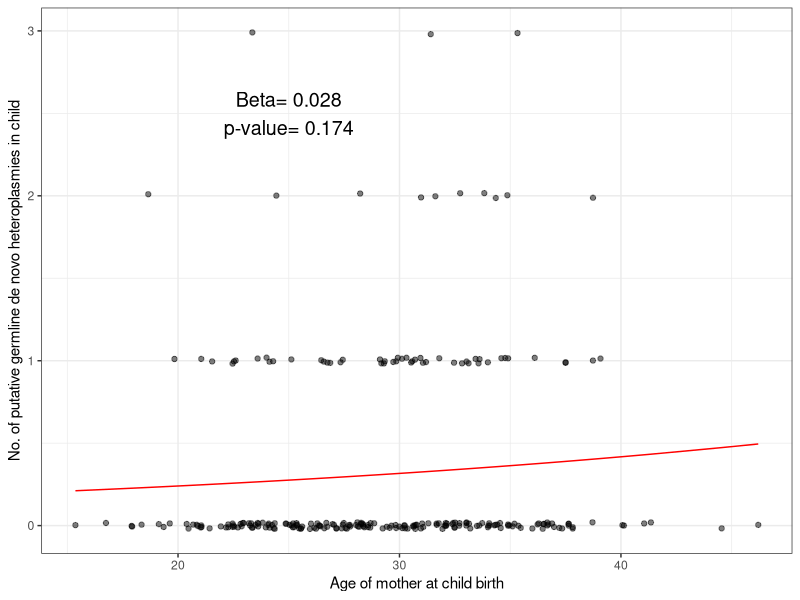

Source code (R):
## ---- chunk 1
knitr::opts_chunk$set(echo = TRUE, warning = FALSE, message = FALSE)
## ---- chunk 2
library(data.table)
library(dplyr)
library(ggplot2)
library(here)

#read conservative table of heteroplasmies and their counts in all family members
allfam<-fread(
  here("Data_files/hqcounts_cleaned_conservative_09272018.txt"),
       sep="\t",
       header=T)

## ---- chunk 3

hq.2t.fam<-allfam%>%
  group_by(FID,position)%>%
  summarize(nhets=length(which(maf>0.01)))%>%
  filter(.,nhets==2)%>%
  mutate(fam_het_id=paste(FID,position,sep="_"))


## ---- chunk 4
hq.2t.ind<-allfam%>%
  filter(fam_het_id%in%hq.2t.fam$fam_het_id)%>%
  group_by(FID,fam_het_id,fam_cat,individual_id,level,position)%>%
  summarize(nhets=length(which(maf>0.01)))%>%
  filter(nhets==2)

## ---- chunk 5
hq.denovo<-hq.2t.ind%>%
  filter(
    fam_cat%in%c("g1m1c2","tg1m1c1c2g2","g1m1c2m2c0","g1m1c3") & level=="m1"|
    fam_cat%in%c("m1c2","m1c3","m1c4","m1c5") & level%in%c("c1","c2","c3","c4","c5"))%>%
  mutate(individual_het_id=paste(individual_id,position,sep="_"))

#103 cases

#extract data for sites which are denovo from all family members
allfam.denovo<-allfam%>%
  filter(fam_het_id%in%hq.denovo$fam_het_id)%>%
  mutate(individual_het_id=paste(individual_id,position,sep="_"))
## ---- chunk 6

hq.denovo.red<-allfam.denovo%>%
  group_by(FID,position)%>%
  summarize(
    nhets.2p = length(
      setdiff(which(maf>0.002),
              which(individual_het_id%in%hq.denovo$individual_het_id)
              )))%>%
  mutate(fam_het_id=paste(FID,position,sep="_"))%>%
  filter(nhets.2p==0)
                              
                                            

#78 cases

#isolate these cases - frequency info for all family members
allfam.denovo.red<-allfam%>%
  filter(fam_het_id%in%hq.denovo.red$fam_het_id)%>%
  mutate(individual_het_id=paste(individual_id,position,sep="_"))

#output these heteroplasmies for supplement
hq.ind.denovo<-allfam.denovo.red%>%
  filter(maf>0.01)%>%
  select(FID,mother_id,individual_id,level,tissue,position,maf)

# fwrite(hq.ind.denovo,"files/Analysis/Denovo_mutations/
#hq_denovo_mutations_03202019.txt",
#sep="\t",col.names=T,row.names=F,quote=F)


## ---- chunk 7

hq.ndenovo.per.ind<-allfam.denovo.red%>%
  filter(maf>0.01)%>%
  group_by(FID,level,individual_id,age_collection,age_birth)%>%
  summarise(ndenovo.hets=length(unique(position)))%>%
  group_by(FID,level,individual_id,age_collection,age_birth)%>%
  summarise(nhets=sum(ndenovo.hets))%>%
  mutate(age.c=age_collection/365,age.b=age_birth/365)

## ---- chunk 8

#for this, read in the whole famfile 
famfile<-fread(
  here("Data_files/famfile_cleared_conservative_09272018.txt"),
       header=T,
       sep="\t")
## ---- chunk 9

#"not in" function
"%ni%"<-Negate("%in%")

allfam.nodenovo<-famfile[
  which(
    (famfile$individual_id%ni%hq.ndenovo.per.ind$individual_id &
       famfile$fam_cat%in%c("g1m2","g1m1c2","g1m1c2m2c0","g1m1c3") &
       famfile$level%in%c("m1","m2","c1","c2","c3")) |
      (famfile$individual_id%ni%hq.ndenovo.per.ind$individual_id &
         famfile$fam_cat%in%c("tg1m1c3","tg1m1c1c2g2") &
         famfile$level%in%c("g1","g2","m1","c1","c2","c3")) |
      (famfile$individual_id%ni%hq.ndenovo.per.ind$individual_id &
         famfile$fam_cat%in%c("m1c2","m1c3","m1c4","m1c5") & 
         famfile$level%in%c("c1","c2","c3","c4","c5"))),]


nodenovo.per.ind<-allfam.nodenovo%>%
  group_by(FID,level,individual_id,age_collection,age_birth)%>%
  summarize(nhets=0)%>%
  mutate(age.c=age_collection/365,age.b=age_birth/365)


hq.ndenovo.per.ind<-rbind(hq.ndenovo.per.ind,nodenovo.per.ind)

hq.ndenovo.per.ind<-hq.ndenovo.per.ind[order(hq.ndenovo.per.ind$individual_id),]


## ---- chunk 10

#poisson regression of nhets ~ age at birth
pred.age.b<-hq.ndenovo.per.ind%>%
  filter(is.na(age.b)=="FALSE")
hq.age.b<-glm(data=pred.age.b,nhets~age.b,family="poisson")
pred.age.b$pred.nhets=predict(hq.age.b,type="response")

beta=round(summary(hq.age.b)$coeff[2,1],3)
pval=round(summary(hq.age.b)$coeff[2,4],3)

#plot this
#plot relationship between nhets and age at birth
plt.nhets.ageb<-ggplot(hq.ndenovo.per.ind,aes(age.b,nhets))+
  geom_point(alpha=0.5,position=position_jitter(height=0.02,width=NULL))+
  geom_line(data=pred.age.b,aes(x=age.b,pred.nhets),color="red")+
  theme_bw()+
  labs(x="Age of mother at child birth",
       y="No. of putative germline de novo heteroplasmies in child")+
  annotate(geom="text",x=25,y=2.5,
           label=paste("Beta= ",beta,"\np-value= ",pval,sep=""),size=5)

plt.nhets.ageb

